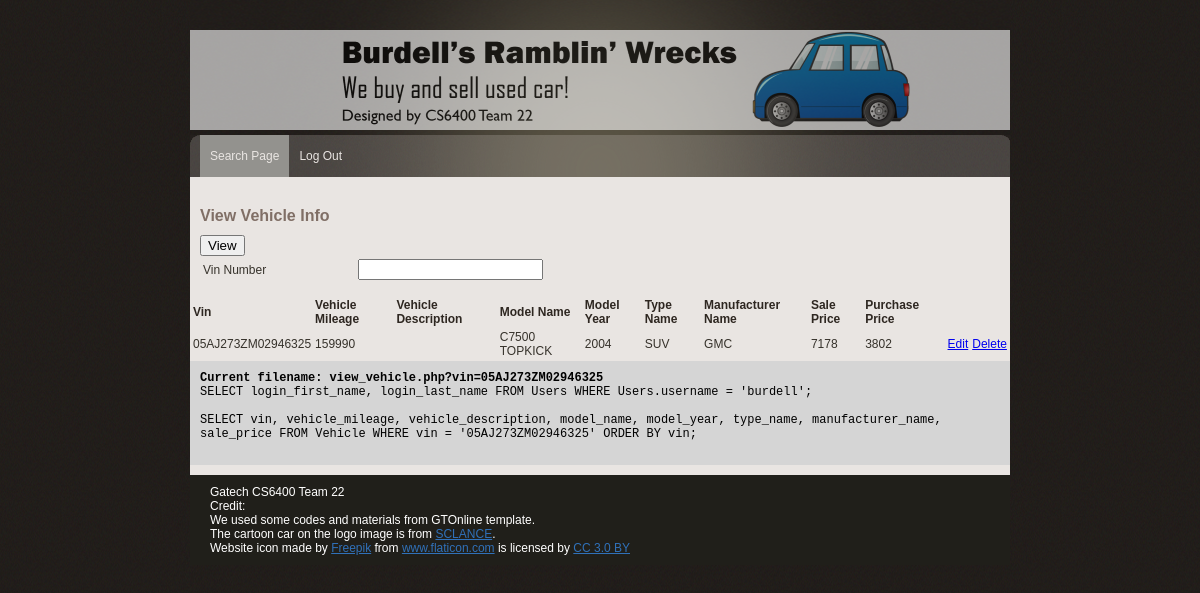
Screenshot of /view_vehicle.php?vin=05AJ273ZM02946325 (signed in) with the database file from the repository.
### tables this page shows
CREATE TABLE Vehicle (
  vin varchar(50) NOT NULL,
  vehicle_mileage int NOT NULL,
  vehicle_description varchar(250) NULL,
  model_name varchar(50) NOT NULL,
  model_year int NOT NULL,
  type_name varchar(50) NOT NULL,
  manufacturer_name varchar(50) NOT NULL,
  sale_price decimal NOT NULL,
  PRIMARY KEY (vin),
  FOREIGN KEY (type_name)
    REFERENCES VehicleType (type_name),
  FOREIGN KEY (manufacturer_name)
    REFERENCES Manufacturer (manufacturer_name)
);

CREATE TABLE Buy (
  vin varchar(50) NOT NULL,
  customer_id varchar(50) NOT NULL,
  inventory_clerk_permission varchar(50) NOT NULL,
  purchase_date timestamp NOT NULL,
  purchase_price decimal NOT NULL,
  purchase_condition varchar(50) NOT NULL,
  KBB_value decimal NOT NULL,
  UNIQUE (vin, inventory_clerk_permission, customer_id),
  PRIMARY KEY (vin),
  FOREIGN KEY (vin)
    REFERENCES Vehicle (vin),
  FOREIGN KEY (inventory_clerk_permission)
    REFERENCES InventoryClerk (inventory_clerk_permission),
  FOREIGN KEY (customer_id)
    REFERENCES Customer (customer_id)
);

### view_vehicle.php (the view, shortened to what this page needs)
<?php
include('lib/common.php');
?>
<?php include("lib/header.php"); ?>
</head>
<body>
<div id="main_container">
    <?php include("lib/menu.php"); ?>
    <div class="center_content">
        <div class="center_left">
            <div class="features">
                <div class="View Repair section">
                    <div class="subtitle">View Vehicle Info</div>
                    <form name="profileform" action="view_vehicle.php" method="get">
                        <table>
                            <tr>
                                <td>Vin Number</td>
                                <td>
                                    <input name = "vin" type = "text" id = "vin">
                                </td>
                            </tr>
                            <tr>
                                <input name = "view" type = "submit" id = "view" value = "View">
                            </tr>
                        </table>
                    </form>
                </div>
            </div>
        </div>
        <?php
        if($_SERVER['REQUEST_METHOD'] == 'GET'){
            $enteredVin = mysqli_real_escape_string($db, $_GET['vin']);
            $query = "";
            if(empty($enteredVin)){
                $query = "SELECT vin, vehicle_mileage, vehicle_description, model_name, model_year, type_name, manufacturer_name, sale_price FROM Vehicle ";
            }else{
                $query = "SELECT vin, vehicle_mileage, vehicle_description, model_name, model_year, type_name, manufacturer_name, sale_price ";
                $from = " FROM Vehicle ";
                $where = " WHERE vin = '$enteredVin' ";
                $query = $query . $from . $where . " ORDER BY vin";
            }
            $result = mysqli_query($db, $query);
            echo "<div>";
            echo "<table>";
            echo "<tr>";
            echo "<td class=\"heading\">Vin</td>";
            echo "<td class=\"heading\">Vehicle Mileage </td>";
            echo "<td class=\"heading\">Vehicle Description</td>";
            echo "<td class=\"heading\">Model Name</td>";
            echo "<td class=\"heading\">Model Year</td>";
            echo "<td class=\"heading\">Type Name</td>";
            echo "<td class=\"heading\">Manufacturer Name</td>";
            echo "<td class=\"heading\">Sale Price</td>";
            echo "<td class=\"heading\">Purchase Price</td>";
            echo "</tr>";
            while ($row = mysqli_fetch_array($result, MYSQLI_ASSOC)) {
                $vin = $row['vin'];
                $temp_result = mysqli_query($db, "SELECT purchase_price FROM Buy WHERE vin = '$vin' ");
                $temp_row = mysqli_fetch_array($temp_result, MYSQLI_ASSOC);
                $purchase_price = $temp_row['purchase_price'];
                print "<tr>";
                print "<td>" . $row['vin'] . "</td>";
                print "<td>" . $row['vehicle_mileage'] . "</td>";
                print "<td>" . $row['vehicle_description'] . "</td>";
                print "<td>" . $row['model_name'] . "</td>";
                print "<td>" . $row['model_year'] . "</td>";
                print "<td>" . $row['type_name'] . "</td>";
                print "<td>" . $row['manufacturer_name'] . "</td>";
                print "<td>" . $row['sale_price'] . "</td>";
                echo "<td>" . $purchase_price . "</td>";
                echo "<td><a href='edit_vehicle.php?vin=".$row['vin']."&manufacturer_name=".$row['manufacturer_name']."&vehicle_mileage=".$row['vehicle_mileage']. "&vehicle_description=" .$row['vehicle_description']. "&model_name=" .$row['model_name']. "&model_year=" .$row['model_year']. "&type_name=" .$row['type_name']. "&sale_price=" . $purchase_price."'>Edit</a></td>";
                echo "<td><a href='delete_vehicle.php?vin=".$row['vin']."&manufacturer_name=".$row['manufacturer_name']."&vehicle_mileage=".$row['vehicle_mileage']. "&vehicle_description=" .$row['vehicle_description']. "&model_name=" .$row['model_name']. "&model_year=" .$row['model_year']. "&type_name=" .$row['type_name']. "&sale_price=" .$purchase_price."'>Delete</a></td>";
                print "</tr>";
            }
            echo "</table>";
            echo "</div>";
        }
        ?>
        <?php include("lib/error.php"); ?>
    </div>
    <?php include("lib/footer.php"); ?>
</div>
</body>
</html>

### css/gtonline_style.css (style rules this page uses)
body { background:url(../img/bg.gif) repeat #000000; padding:0; font-family: Verdana, Geneva, sans-serif; font-size:12px; margin:auto auto auto auto; color:#36322b; }
table { width: 100%; }
th, td { padding: 1px; text-align: left; }
#main_container { width:820px; height:auto; margin:auto; padding:0px; }
.heading { font-size:12px; color:#2e2721; font-weight:bold; }
.subtitle { width: 600px; font-family: Verdana, Geneva, sans-serif; font-weight:bold; font-size:16px; color:#806F66; padding:10px 0px 10px 0px; }
.center_content { width:820px; height:auto; padding:10px 0px 10px 0px; clear:both; background-color:#E9E5E2; }
.center_left { width:600px; float:left; padding:10px 10px 10px 10px; }

### rows the page displays
vehicle: vin "05AJ273ZM02946325", vehicle_mileage "159990", model_name "C7500 TOPKICK", model_year "2004", type_name "SUV", manufacturer_name "GMC", sale_price "7178", buy.purchase_price "3802"

### other values shown
$query "Current filename: view_vehicle.php?vin=05AJ273ZM02946325"
$query "SELECT login_first_name, login_last_name FROM Users WHERE Users.username = 'burdell';"
$query "SELECT vin, vehicle_mileage, vehicle_description, model_name, model_year, type_name, manufacturer_name, sale_price FROM Vehicle WHERE vin = '05AJ273ZM02946325' ORDER BY vin;"
